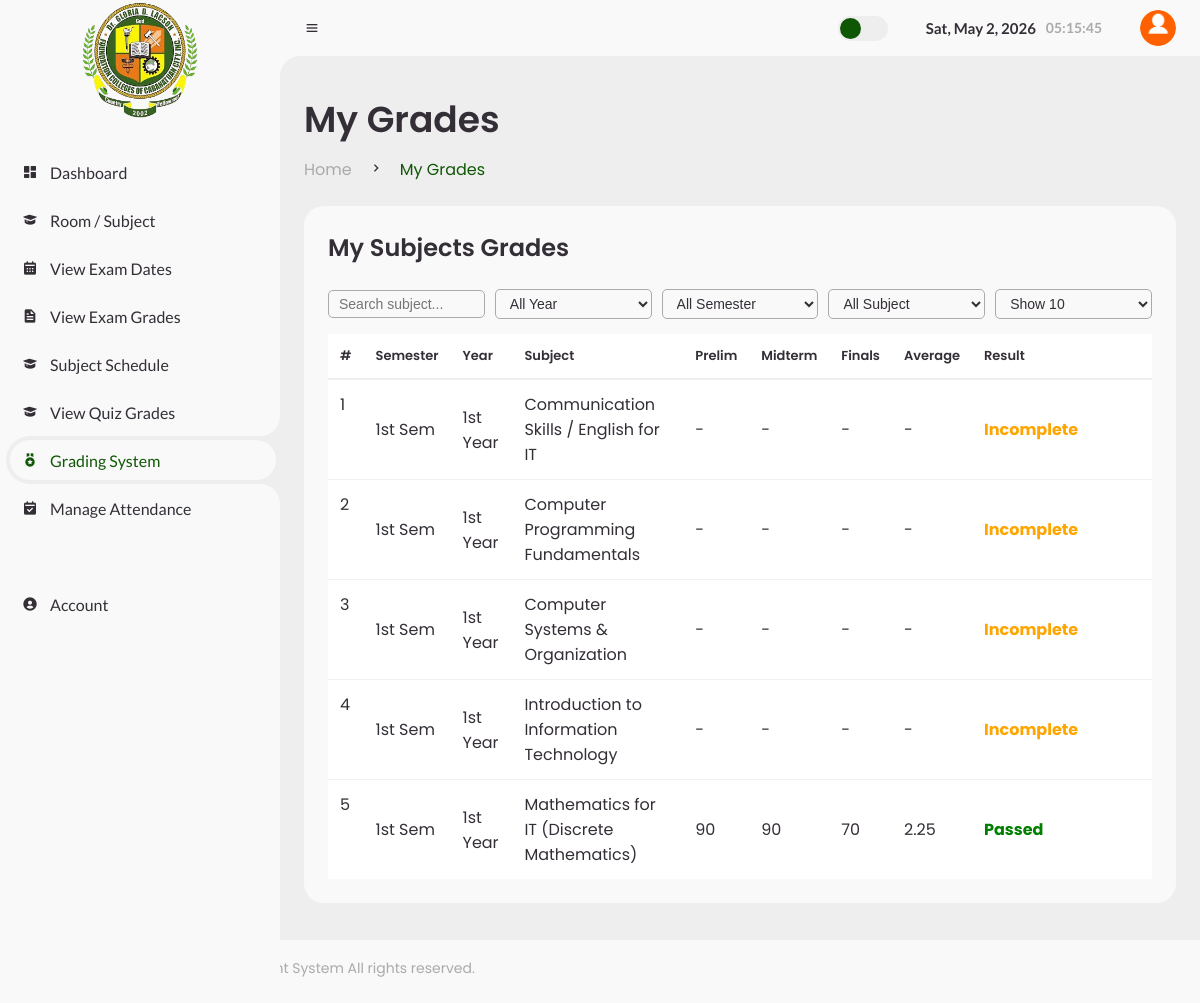
The app's page /Students/grading_system.php (signed in) with its own data.
### tables this page shows
CREATE TABLE `student_subjects` (
  `id` int(11) NOT NULL,
  `student_id` int(11) NOT NULL,
  `subject_id` int(11) NOT NULL
);

CREATE TABLE `subjects` (
  `subject_id` int(11) NOT NULL,
  `subject_name` varchar(100) NOT NULL,
  `course_id` int(11) NOT NULL,
  `teacher_id` int(11) NOT NULL,
  `room_id` int(11) DEFAULT NULL,
  `schedule_time` varchar(100) DEFAULT NULL,
  `schedule_days` varchar(100) DEFAULT NULL,
  `semester` enum('1st Sem','2nd Sem','3rd Sem','Summer') DEFAULT NULL,
  `year` enum('1st Year','2nd Year','3rd Year','4th Year') DEFAULT NULL
);

CREATE TABLE `final_grades` (
  `id` int(11) NOT NULL,
  `exam_id` int(11) NOT NULL,
  `student_id` int(11) NOT NULL,
  `score` int(11) NOT NULL,
  `total_grade` decimal(3,2) NOT NULL
);

### Students/grading_system.php (the view, shortened to what this page needs)
<?php include 'header.php'; ?>
<?php
$user_id = $_SESSION['user_id'] ?? 0;
$student_id = 0;
$resS = mysqli_query($conn,"
    SELECT student_id
    FROM students
    WHERE user_id='".intval($user_id)."'
    LIMIT 1
");
if($resS && mysqli_num_rows($resS)>0){
    $student_id = mysqli_fetch_assoc($resS)['student_id'];
}
$search        = $_GET['search'] ?? '';
$page       = max(1, intval($_GET['page'] ?? 1));
$limit      = intval($_GET['limit'] ?? 10);
$offset = ($page-1)*$limit;
$where = "WHERE ss.student_id='".intval($student_id)."'";
$subjects=[];
$res=mysqli_query($conn,"
    SELECT
        ss.student_id,
        ss.subject_id,
        s.subject_name,
        s.semester,
        s.year
    FROM student_subjects ss
    JOIN subjects s ON ss.subject_id=s.subject_id
    $where
    ORDER BY s.subject_name ASC
    LIMIT $offset,$limit
");
if($res){
    while($row=mysqli_fetch_assoc($res)){
        $subjects[]=$row;
    }
}
?>
<main>
<div class="head-title">
<div class="left">
<h1>My Grades</h1>
<ul class="breadcrumb">
<li><a href="#">Home</a></li>
<li><i class='bx bx-chevron-right'></i></li>
<li><a class="active">My Grades</a></li>
</ul>
</div>
</div>
<div class="table-data">
<div class="order">
<div class="head flex-between">
<h3>My Subjects Grades</h3>
</div>
<div class="row-controls">
<input type="search" id="searchInput" class="search-input"
placeholder="Search subject..."
value="<?= htmlspecialchars($search) ?>">
<select id="yearFilter" class="search-input">
<option value="">All Year</option>
</select>
<select id="semFilter" class="search-input">
<option value="">All Semester</option>
</select>
<select id="subjectFilter" class="search-input">
<option value="">All Subject</option>
</select>
<select id="limitFilter" class="search-input">
<?php
foreach([5,10,25,50] as $l){
$sel=($limit==$l)?'selected':'';
echo "<option value='$l' $sel>Show $l</option>";
}
?>
</select>
</div>
<table>
<thead>
<tr>
<th>#</th>
<th>Semester</th>
<th>Year</th>
<th>Subject</th>
<th>Prelim</th>
<th>Midterm</th>
<th>Finals</th>
<th>Average</th>
<th>Result</th>
</tr>
</thead>
<tbody>
<?php
if(empty($subjects)){
echo "<tr><td colspan='9'>No Records Found</td></tr>";
}else{
$sn=$offset+1;
foreach($subjects as $row){
$subject_id=$row['subject_id'];
$scores=['Prelim'=>'-','Midterm'=>'-','Finals'=>'-'];
$total_grade='-';
$status='Incomplete';
$total_grade_val=null;
$gRes=mysqli_query($conn,"
SELECT e.exam_type, fg.score, fg.total_grade
FROM exams e
LEFT JOIN final_grades fg
ON e.exam_id=fg.exam_id
AND fg.student_id='$student_id'
WHERE e.subject_id='$subject_id'
");
while($g=mysqli_fetch_assoc($gRes)){
if($g['score']!==null){
$scores[$g['exam_type']]=$g['score'];
}
if($g['total_grade']>0){
$total_grade_val=$g['total_grade'];
$total_grade=number_format($total_grade_val,2);
}
}
if($scores['Prelim']!='-' &&
$scores['Midterm']!='-' &&
$scores['Finals']!='-'){
if($total_grade_val>=1.00 && $total_grade_val<=3.00){
$status='Passed';
}elseif($total_grade_val>3.00){
$status='Failed';
}
}
?>
<tr>
<td><?= $sn++ ?></td>
<td><?= $row['semester'] ?></td>
<td><?= $row['year'] ?></td>
<td><?= $row['subject_name'] ?></td>
<td><?= $scores['Prelim'] ?></td>
<td><?= $scores['Midterm'] ?></td>
<td><?= $scores['Finals'] ?></td>
<td><?= $total_grade ?></td>
<td>
<?php
if($status=='Passed'){
echo "<span style='color:green;font-weight:bold;'>Passed</span>";
}elseif($status=='Failed'){
echo "<span style='color:red;font-weight:bold;'>Failed</span>";
}else{
echo "<span style='color:orange;font-weight:bold;'>Incomplete</span>";
}
?>
</td>
</tr>
<?php }} ?>
</tbody>
</table>
</div>
</div>
</main>
<?php include 'stms_footer.php'; ?>

### Css/stms.css (style rules this page uses)
* { margin: 0; padding: 0; box-sizing: border-box; }
a { text-decoration: none; }
li { list-style: none; }
:root { --poppins: 'Poppins', sans-serif; --success-bg: #d4edda; --success-color: #0f5705; --error-bg: #f8d7da; --error-color: #721c24; --lato: 'Lato', sans-serif; --light: #F9F9F9; --blue: #0f5705; --light-blue: #CFE8FF; --grey: #eee; --dark-grey: #AAAAAA; --dark: #342E37; --red: #DB504A; --yellow: #FFb700; --light-yellow: #FFF2C6; --orange: #FD7238; --light-orange: #FFE0D3; --footer-height: 64px; --btn-primary: #3C91E6; --btn-primary-hover: #0f5705; --btn-danger: #dc3545; --btn-danger-hover: #b02a37; --status-success-bg: #d4edda; --status-success-color: #0f5705; --status-error-bg: #f8d7da; --status-error-color: #721c24; --table-bg: #ffffff; --table-row-hover: #f9f9f9; }
html { overflow-x: hidden; }
.search-input, .form-class input, .form-class select, .form-class textarea { padding:10px 12px; border-radius:8px; border:1px solid var(--grey); outline:none; background: transparent; color: var(--dark); font-size:14px; width:100%; box-sizing: border-box; }
table th { padding:12px; text-align:left; font-weight:600; vertical-align:middle; box-sizing: border-box; }
table td { padding:12px; text-align:left; vertical-align:middle; box-sizing: border-box; }
table tbody tr { border-bottom:1px solid var(--grey); }
table tbody tr:last-child { border-bottom:none; }
table th:last-child, table td:last-child { width:180px; }
body { background: var(--grey); overflow-x: hidden; }
.head-title { display: flex; align-items: center; gap: 16px; }
table { width:100%; border-collapse:collapse; margin-top:15px; background:var(--table-bg); color:var(--dark); }
table thead tr { border-bottom:2px solid var(--grey); }
table tbody tr { border-bottom:1px solid rgba(0,0,0,0.05); }
.flex-between { display:flex; justify-content:space-between; align-items:center; }
.row-controls { display:flex; gap:10px; align-items:center; margin-bottom:10px; }
.search-input { padding:5px 10px; border-radius:5px; border:1px solid var(--dark-grey); }
table, table th, table td { color: var(--dark); }
#content main { width: 100%; padding: 36px 24px; font-family: var(--poppins); max-height: calc(100vh - 56px); overflow-y: auto; }
#content main .head-title { display: flex; align-items: center; justify-content: space-between; grid-gap: 16px; flex-wrap: wrap; }
#content main .head-title .left h1 { font-size: 36px; font-weight: 600; margin-bottom: 10px; color: var(--dark); }
#content main .head-title .left .breadcrumb { display: flex; align-items: center; grid-gap: 16px; }
#content main .head-title .left .breadcrumb li { color: var(--dark); }
#content main .head-title .left .breadcrumb li a { color: var(--dark-grey); pointer-events: none; }
#content main .head-title .left .breadcrumb li a.active { color: var(--blue); pointer-events: unset; }
#content main .table-data { display: flex; flex-wrap: wrap; grid-gap: 24px; margin-top: 24px; width: 100%; color: var(--dark); }
#content main .table-data > div { border-radius: 20px; background: var(--light); padding: 24px; overflow-x: auto; }
#content main .table-data .head { display: flex; align-items: center; grid-gap: 16px; margin-bottom: 24px; }
#content main .table-data .head h3 { margin-right: auto; font-size: 24px; font-weight: 600; }
#content main .table-data .order { flex-grow: 1; flex-basis: 500px; }
#content main .table-data .order table { width: 100%; border-collapse: collapse; }
#content main .table-data .order table th { padding-bottom: 12px; font-size: 13px; text-align: left; border-bottom: 1px solid var(--grey); }
#content main .table-data .order table td { padding: 12px; }
#content main .table-data .order table tr td:first-child { display: flex; align-items: center; gap: 12px; padding-left: 12px; }
table th, table td { vertical-align: middle; padding: 12px; }

### records on screen
student_subjects: subject.semester "1st Sem", subject.year "1st Year", subject.subject_name "Communication Skills / English for IT", Prelim "-", Midterm "-", Finals "-", total_grade "-", shows "Incomplete"
student_subjects: subject.semester "1st Sem", subject.year "1st Year", subject.subject_name "Computer Programming Fundamentals", Prelim "-", Midterm "-", Finals "-", total_grade "-", shows "Incomplete"
student_subjects: subject.semester "1st Sem", subject.year "1st Year", subject.subject_name "Computer Systems & Organization", Prelim "-", Midterm "-", Finals "-", total_grade "-", shows "Incomplete"
student_subjects: subject.semester "1st Sem", subject.year "1st Year", subject.subject_name "Introduction to Information Technology", Prelim "-", Midterm "-", Finals "-", total_grade "-", shows "Incomplete"
student_subjects: subject.semester "1st Sem", subject.year "1st Year", subject.subject_name "Mathematics for IT (Discrete Mathematics)", Prelim "90", Midterm "90", Finals "70", final_grades.total_grade "2.25", shows "Passed"
